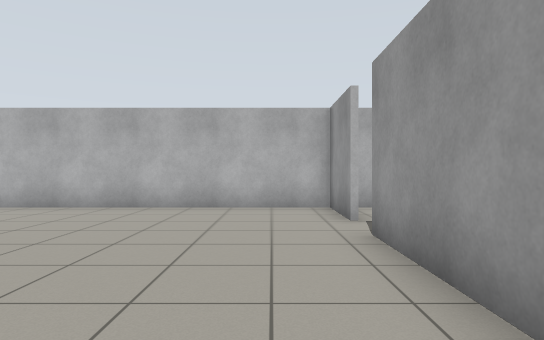
view 1 (above)

24 first-person views from a walk through a world built for the Gazebo simulator. The camera is 0.94 m above the floor, looks level and sees 75° across. The floor is counted in squares, 1 m on a side. Each view is taken from the middle of a square. On the plan, view 1 faces up. The plan holds only what a view shows up to about 12 squares ahead; the rest is blank.

view 2
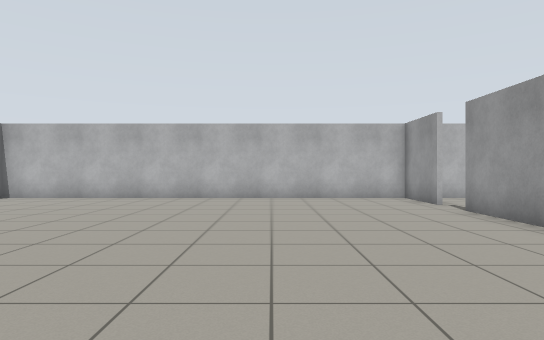

view 3
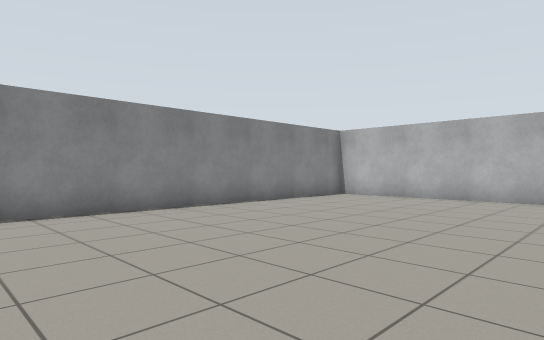

view 4
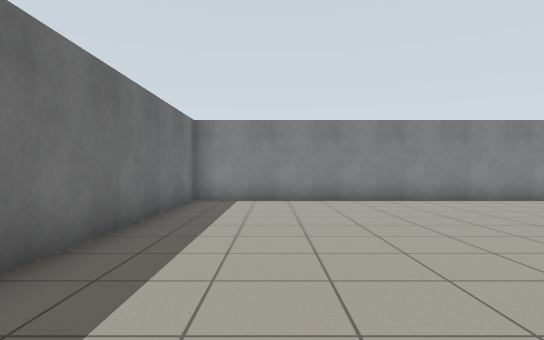

view 5
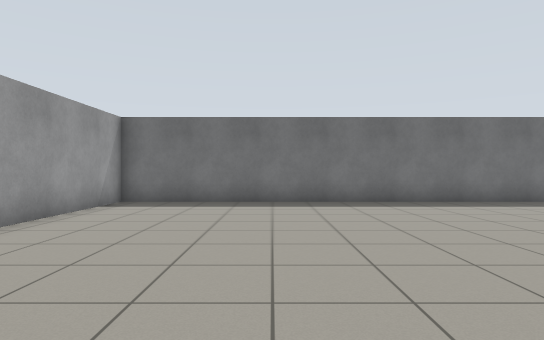

view 6
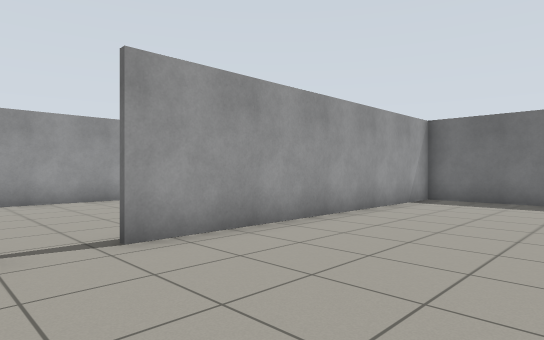

view 7
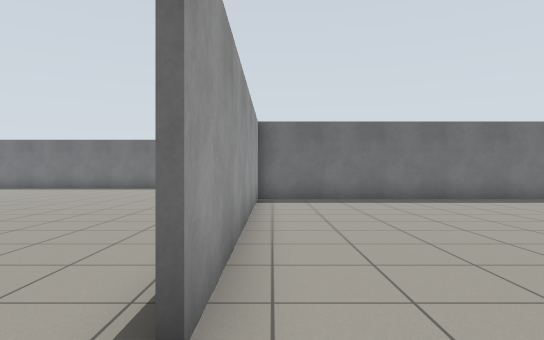

view 8
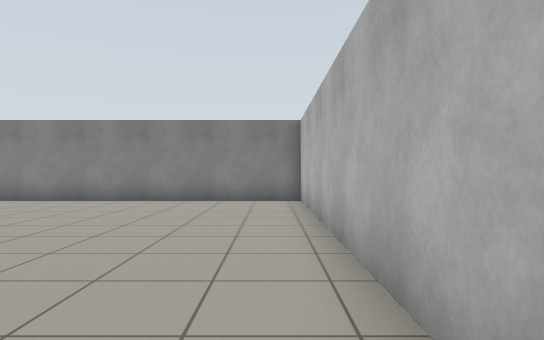

view 9
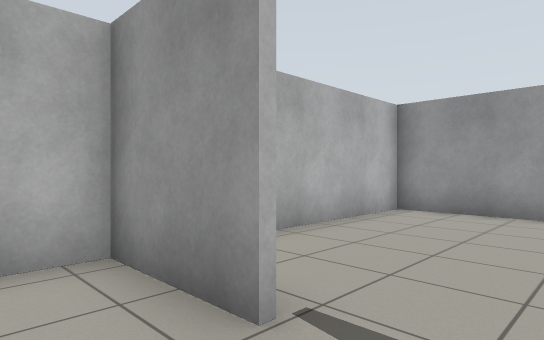

view 10
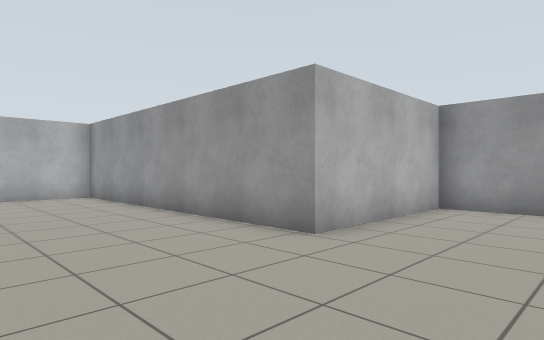

view 11
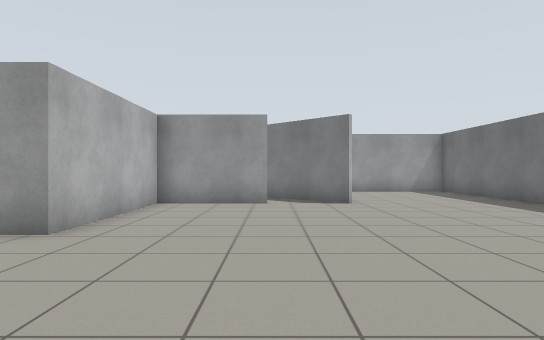

view 12
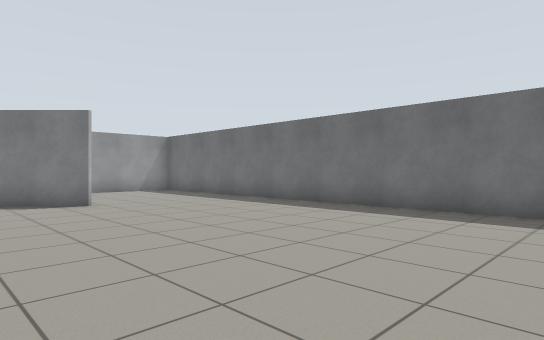

view 13
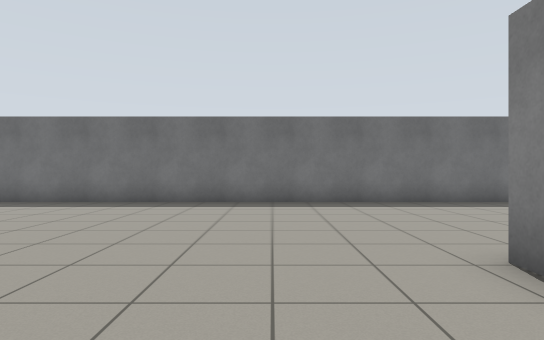

view 14
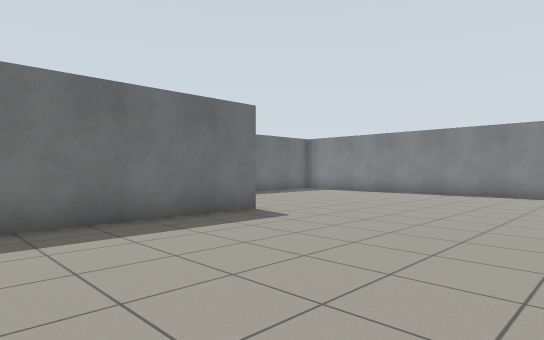

view 15
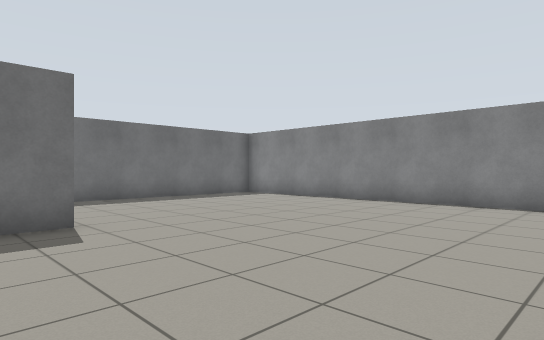

view 16
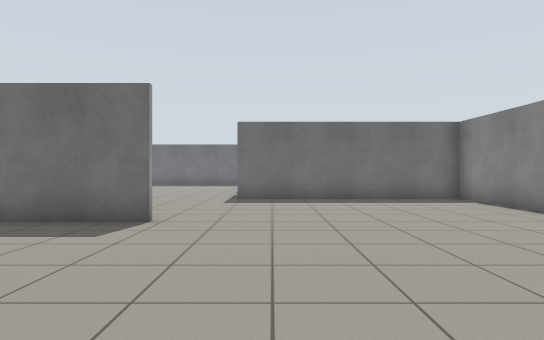

view 17
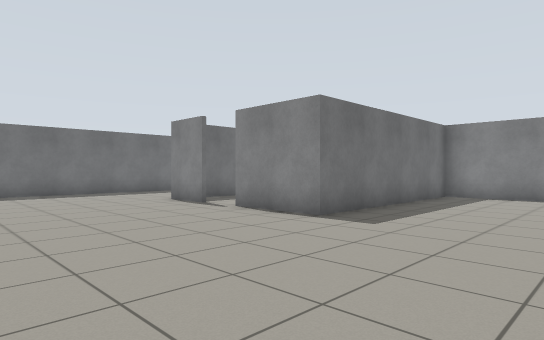

view 18
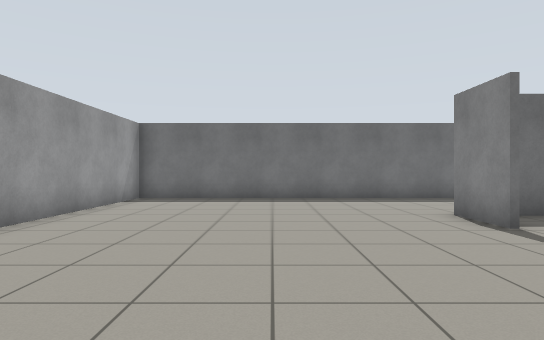

view 19
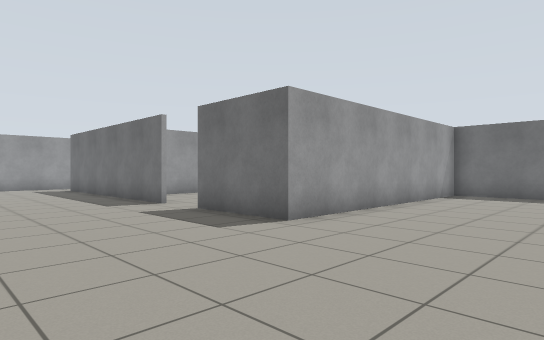

view 20
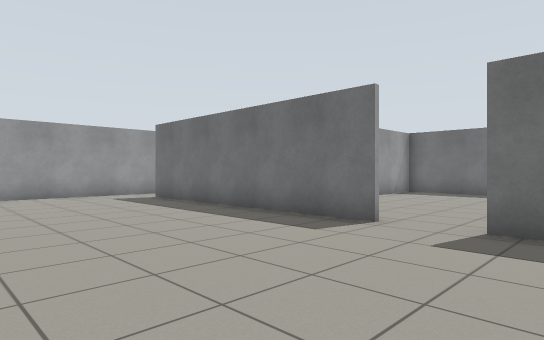

view 21
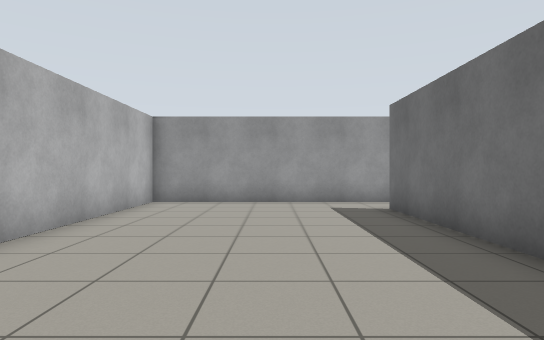

view 22
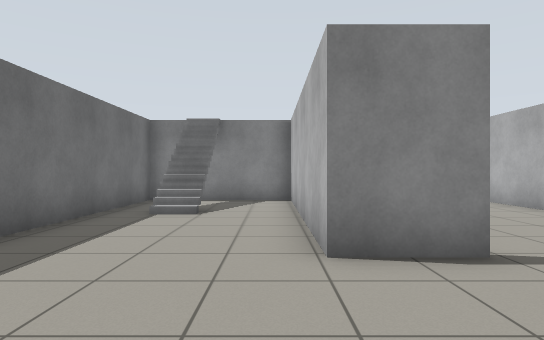

view 23
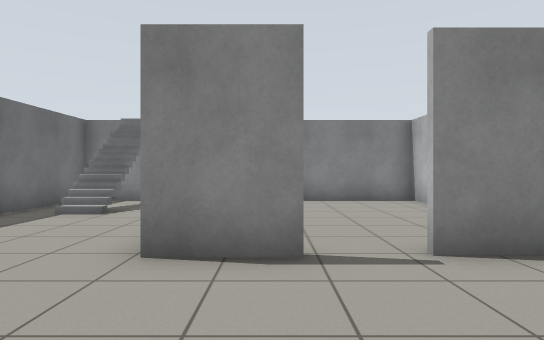

view 24
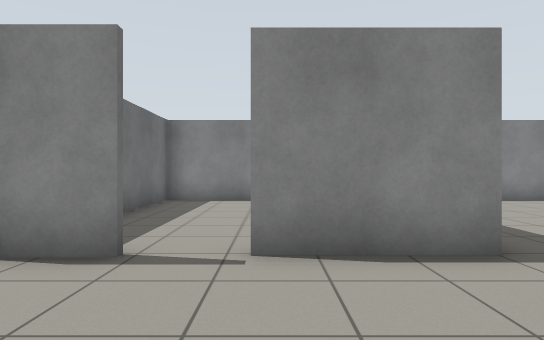

### Floor plan
Points are (right, up) in squares from view 1. A wall is a line through its corners. A room is listed if a view was taken in it or the views show most of it. See-through windows are left out.
Room 1 (views 1, 2, 3, 4, 5, 6, 7, 8, 9)
walls: (1.5, 6.5) (1.5, 8.9) (-12.1, 8.9) (-12.1, -4.4) (1.5, -4.4) (1.5, 5.2)
ways out: opening at (2, 6) to room 2
Room 2 (views 10, 11, 12, 13, 14, 15, 16, 17, 18, 19, 20, 21, 22, 23, 24)
walls: (-3.9, -11.4) (15, -11.4); (8.1, -17.9) (16.6, -17.9); (1.6, -4.1) (1.6, -4.6); (12.9, -6.2) (15, -4); (-4.8, -20.6) (-4.8, -22.4) (-12.1, -22.4) (-12.1, -26.8) (3.4, -26.8) (3.4, -17.9) (6.5, -17.9); (13, -3.9) (13, -0.8) (8.1, -0.8) (8.1, 8.9) (2.1, 8.9); (-12.1, -6.2) (-12.1, -16.5) (-4.8, -16.5) (-4.8, -19.2); (18.4, -17.5) (18.4, -11.5) (12.5, -11.5)
ways out: opening at (2, 6) to room 1; opening at (-5, -20) to room 3; opening at (7.5, -18); opening at (17.5, -18)
objects: stairs (-11, -26)
Room 3 (no view inside)
walls: (-9.2, -16.6) (-12.1, -16.6) (-12.1, -22.3) (-8.7, -22.3); (-6.6, -22.3) (-6, -22.3)
ways out: opening at (-5, -20) to room 2

Where each view was taken, in squares from view 1:
view 1: 0 up, 0 right, facing up
view 2: 3 down, 3 left, facing up
view 3: 3 down, 4 left, facing up-left
view 4: 2 down, 1 left, facing left
view 5: 6 up, 3 left, facing down
view 6: 7 up, 3 left, facing down-right
view 7: 7 up, 1 right, facing down
view 8: 8 up, 1 left, facing left
view 9: 5 up, 0 right, facing up-right
view 10: 4 down, 4 right, facing up-right
view 11: 4 down, 3 right, facing right
view 12: 3 down, 3 right, facing down-right
view 13: 1 down, 4 right, facing down
view 14: 5 down, 2 right, facing down-left
view 15: 5 down, 2 left, facing down-left
view 16: 5 down, 6 left, facing down
view 17: 12 down, 1 right, facing down-left
view 18: 15 down, 1 left, facing down
view 19: 13 down, 1 left, facing down-right
view 20: 12 down, 5 right, facing down-right
view 21: 15 down, 8 right, facing right
view 22: 23 down, 1 left, facing left
view 23: 21 down, 1 left, facing left
view 24: 19 down, 1 left, facing left
